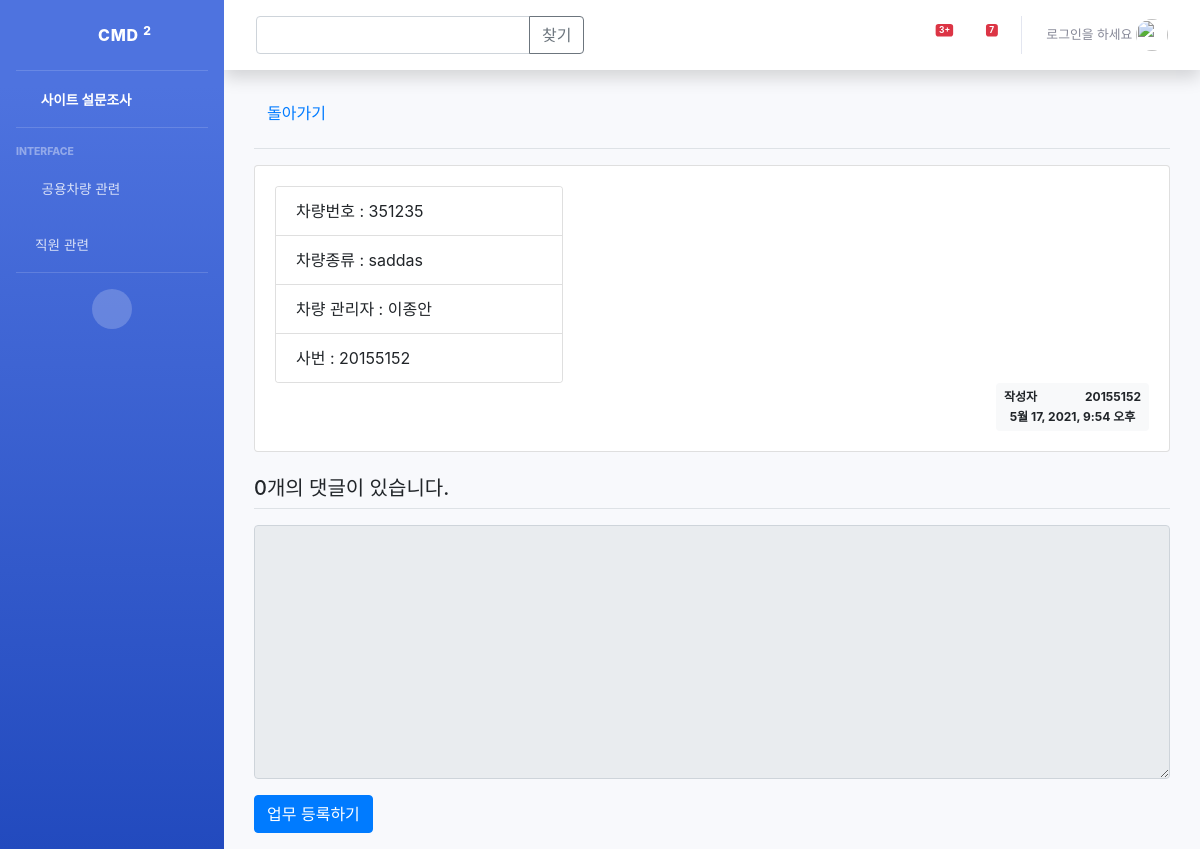
Page /pybo/3/ on the committed database.
### pybo/models.py (models this page shows)
class Question(models.Model):
    Car_num = models.CharField(max_length=15)
    Car_variety = models.CharField(max_length=10)
    Car_manager = models.CharField(max_length=10)
    bussiness_num = models.CharField(max_length=15)
    author = models.ForeignKey(User, on_delete=models.CASCADE)
    create_date = models.DateTimeField()
    modify_date = models.DateTimeField(null=True, blank=True)

### pybo/views.py (the view)
# urls.py: path('<int:question_id>/', views.detail, name='detail'),
def detail(request, question_id):
    question = get_object_or_404(Question, pk=question_id)
    context = {'question': question}
    return render(request, 'question_detail.html', context)

### templates/question_detail.html (shortened to what this page needs)
{% extends 'base.html' %}
{% load static %}
{% block content %}
    <link rel="stylesheet" type="text/css" href="{% static 'bootstrap.min.css' %}">
    <div class="container my-3">
        <button class="btn btn-facebook"><a href="{% url 'pybo:index' %}">돌아가기</a></button>
        <h2 class="border-bottom py-2">{{ question.subject }}</h2>
        <div class="card my-3">
                        <div class="card-body">
                              <div class="card" style="width: 18rem;">
                <ul class="list-group list-group-flush">
                    <li class="list-group-item">차량번호 : {{ question.Car_num }}</li>
                    <li class="list-group-item">차량종류 : {{ question.Car_variety }}</li>
                    <li class="list-group-item">차량 관리자 : {{ question.Car_manager }}</li>
                    <li class="list-group-item">사번 : {{ question.bussiness_num }}</li>
                </ul>
            </div>
                            <div class="d-flex justify-content-end">
                                <div class="badge badge-light p-2">
                                    <div class="mb-2"><span class="author mr-5">작성자</span>{{ question.author.username }}</div>
                                    {{ question.create_date }}
                                </div>
                            </div>
        </div>
    </div>
    <h5 class="border-bottom my-3 py-2">{{ question.answer_set.count }}개의 댓글이 있습니다.</h5>
    <form action="{% url 'pybo:answer_create' question.id %}" method="post" class="my-3">
        <div class="form-group">
                   <textarea {% if not user.is_authenticated %}disabled{% endif %}
                             name="content" id="content" class="form-control" rows="10"></textarea>
        </div>
        <input type="submit" value="업무 등록하기" class="btn btn-primary">
    </form>
    </div>
{% endblock %}

### rows in the picture
Question: Car_num "351235", Car_variety "saddas", Car_manager "이종안", bussiness_num "20155152", author.username "20155152", create_date "5월 17, 2021, 9:54 오후", answer_set.count "0"
